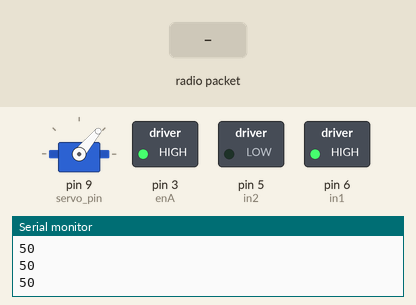
Simulated run of this sketch. Board: Arduino Uno, built with avr-gcc and run on an emulated ATmega328P. Shown: servo, switched loads named in the sketch (green lamp = pin HIGH), the last lines printed to the serial monitor. The test bench sets the inputs (shaded band). No radio packets arrive unless stated.

Above: at 1.2 s.
1.3 s: radio packet "90" arrives
At 2.0 s:
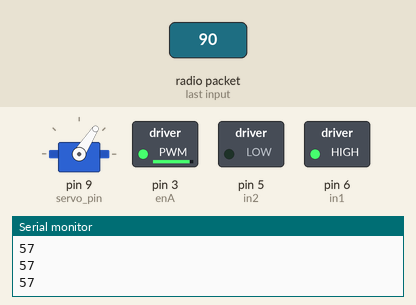
2.8 s: radio packet "200" arrives
At 3.2 s:
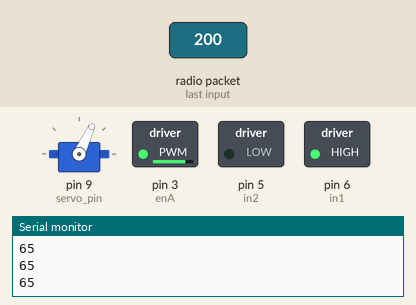
Timing chart, 0 to 5.8 s (numbered marks = the images above; inputs shaded):
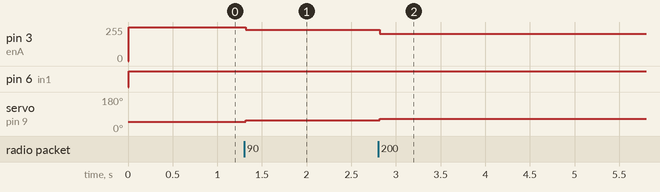

The sketch:

Receiver.ino
```cpp
// code to implement Receiver module
#include<SPI.h>
#include<nRF24L01.h>
#include<RF24.h>

#include<Servo.h>
int value1=400;
int value2=600;
int enA = 3;
int in1 = 6;
int in2 = 5;
int x;
int y;
int px;
int py;
Servo servo;
RF24 radio(7,8); // selecting the Chip enable and chip select not pin on the second arduino UNO
const byte address[6] = "00001";
char receivedData[32] = "";
int servo_pin = 9; // pin 9 of arduino UNO is connected to the servomotor
int xAxis, yAxis;
void setup(){
  pinMode(enA, OUTPUT);
  pinMode(in1, OUTPUT);
  pinMode(in2, OUTPUT);
  radio.begin();
  servo.attach(servo_pin);
  radio.openReadingPipe(0, address);
  radio.setPALevel(RF24_PA_MIN);
  radio.startListening();  // set as receiver
  Serial.begin(9600);

}

void loop(){
if(radio.available()) {
  radio.read(&receivedData, sizeof(receivedData)); // when the signal is detected, the data will be read by the receiver module
  xAxis = atoi(&receivedData[0]); // converting the string data into integers
  delay(10);
  radio.read(&receivedData, sizeof(receivedData)); // when the signal is detected, the data will be read by the receiver module
  yAxis = atoi(&receivedData[0]);
  delay(10);
  //Serial.println(xAxis);
  }
if (xAxis==0)
{
  xAxis=px;
    }
else
{
  px=xAxis;
}
if (yAxis==0)
{
  yAxis=py;
    }
else
{
  py=yAxis;
}
//Serial.println(yAxis);
x = map(xAxis, 0, 1023,  50, 130);
y = map(yAxis, 0, 1023, 0, 255);
Serial.println(x);
if(yAxis < value1 || yAxis > value2 )
{
  if(yAxis < value1){
    digitalWrite(in1, HIGH);
    digitalWrite(in2, LOW);
    //Serial.println(y);
    analogWrite(enA,255-y);
    // the motor will turn all the wheels backwards when the joystick is pulled downwards

  }
  else if(yAxis > value2){
    digitalWrite(in1, LOW);
    digitalWrite(in2, HIGH);
    //Serial.println("Backwards");
    //Serial.println(y);
    analogWrite(enA,y);

    // the bus will go forward when joystick is pulled upwards
  }
}
else {
    digitalWrite(in1, LOW);
    digitalWrite(in2, LOW);
    analogWrite(enA,0);
  }

if(xAxis < value1 || xAxis > value2){
  servo.write(x);
  //Serial.println(x);                  // sets the servo position according to the scaled value
  delay(15);
  }
else {
  servo.write(90);                  // sets the servo position according to the scaled value
  delay(15);
}}
```

Measured:
- after the input at 1.3 s, pin 3 (enA): 255/255 → 233/255 at once; servo on pin 9 (servo_pin): 50° → 57° at once
- after the input at 2.8 s, pin 3 (enA): 233/255 → 206/255 at once; servo on pin 9 (servo_pin): 57° → 65° at once
